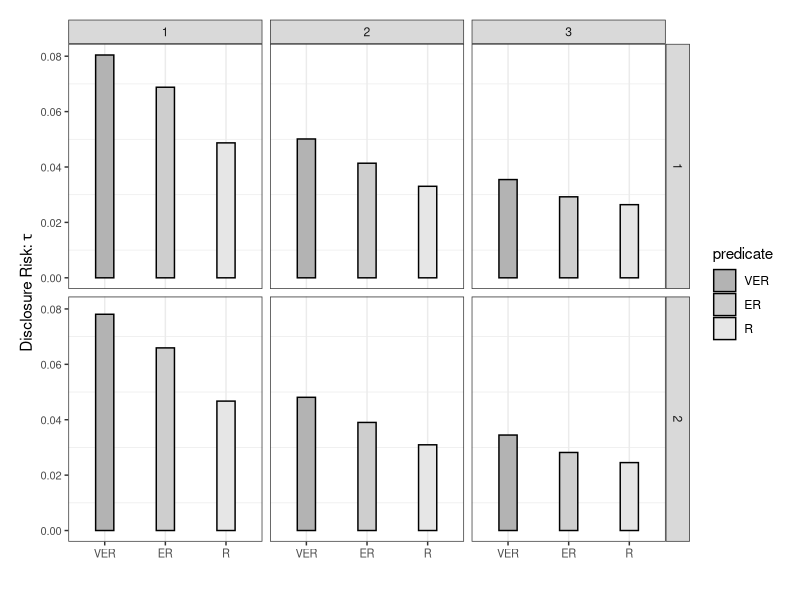
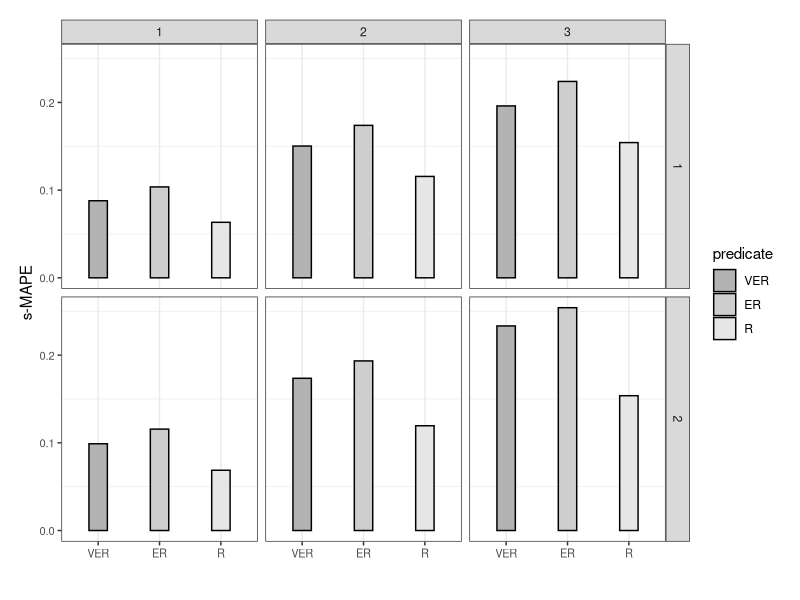
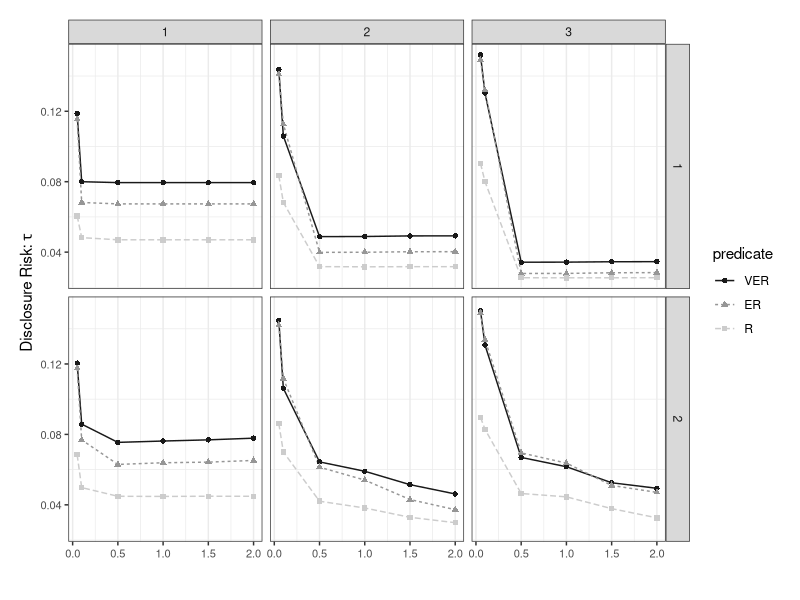
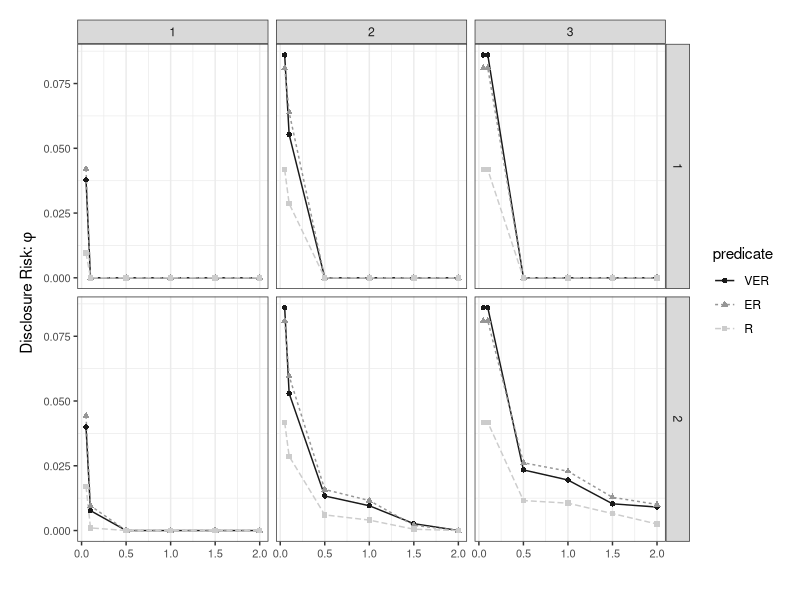
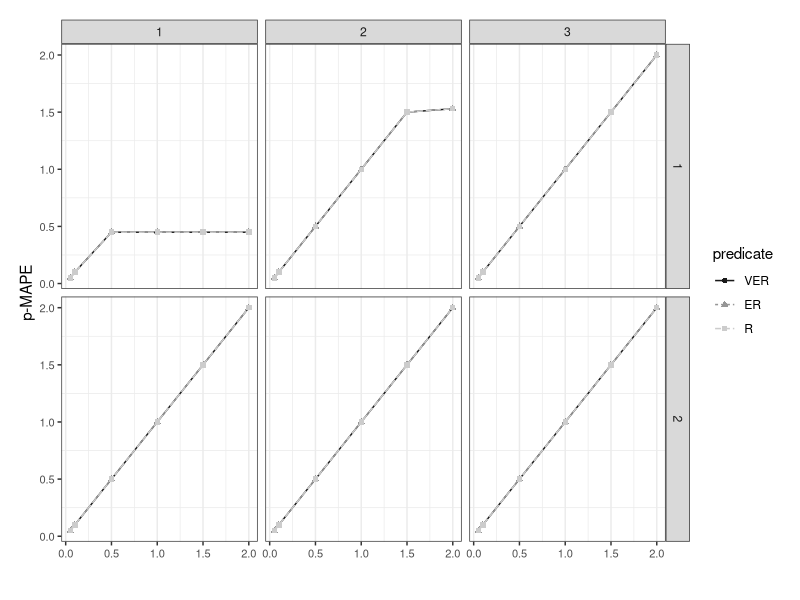
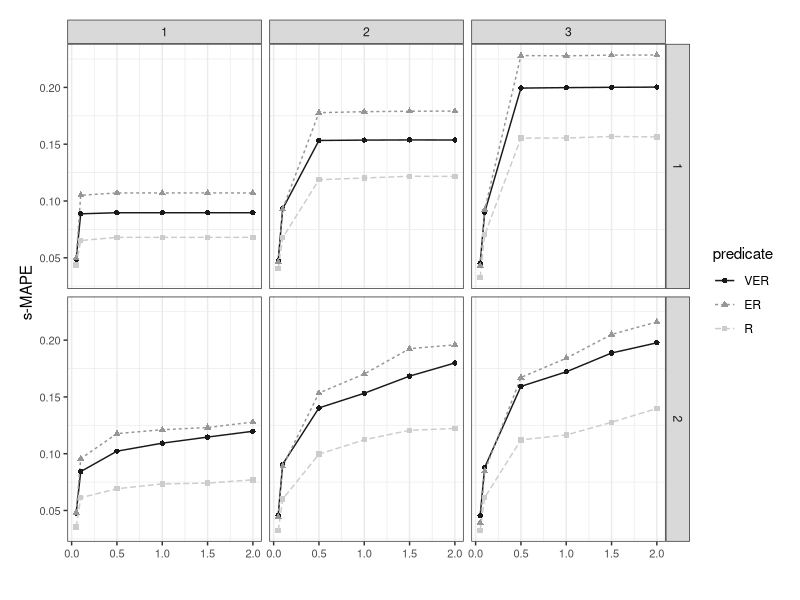

The R script that drew these images, in order:
library(ggplot2)
library(dplyr)

########------------- Read data -------------############

options(scipen=999)
scm.data <- readr::read_csv("set_coverage.csv",show_col_types = FALSE)
mcm.data <- readr::read_csv("max_coverage.csv",show_col_types = FALSE)


########------------- Set coverage -------------############

scm.data$predicate <- factor(scm.data$predicate, levels = c("VER", "ER", "R"))

g1 <- ggplot(data = scm.data, aes(x=predicate, y=risk_1, fill=predicate)) +
  geom_bar(stat = "identity", color = "black", width=0.3) +
  labs(y = expression("Disclosure Risk:" ~tau), x = "") +
  scale_fill_grey(start = 0.7, end = 0.9) +
  facet_grid(coverage ~ lambda) +
  theme_bw() + 
  theme(plot.margin = margin(0.5, 0.5, 0.5, 0.5, unit = "cm"),
        strip.placement = "outside",
        axis.text = element_text(size = 8),
        panel.grid.major.y = element_blank())
g1

g2 <- ggplot(data = scm.data, aes(x=predicate, y=smape, fill=predicate)) +
  geom_bar(stat = "identity", color = "black", width=0.3) + 
  labs(y = "s-MAPE", x = "") +
  scale_fill_grey(start = 0.7, end = 0.9) +
  facet_grid(coverage ~ lambda) +
  theme_bw() + 
  theme(plot.margin = margin(0.5, 0.5, 0.5, 0.5, unit = "cm"),
        strip.placement = "outside",
        axis.text = element_text(size = 8),
        panel.grid.major.y = element_blank())
g2

########------------- Max coverage -------------############

mcm.data$predicate <- factor(mcm.data$predicate, levels = c("VER", "ER", "R"))

f1 <- ggplot(data = mcm.data, aes(x=u, y=risk_1, fill=predicate)) +
  geom_line(aes(linetype=predicate, color=predicate)) +
  geom_point(aes(shape=predicate, color=predicate)) +
  labs(y = expression("Disclosure Risk:" ~tau), x = "") +
  facet_grid(coverage ~ lambda) +
  scale_colour_grey(start = 0.1, end = 0.8) +
  theme_bw() + 
  theme(plot.margin = margin(0.5, 0.5, 0.5, 0.5, unit = "cm"),
        strip.placement = "outside",
        axis.text = element_text(size = 8),
        panel.grid.major.y = element_blank())
f1 

f2 <- ggplot(data = mcm.data, aes(x=u, y=risk_2, fill=predicate)) +
  geom_line(aes(linetype=predicate, color=predicate)) +
  geom_point(aes(shape=predicate, color=predicate)) +
  labs(y = expression("Disclosure Risk:" ~phi), x = "") +
  facet_grid(coverage ~ lambda) +
  scale_colour_grey(start = 0.1, end = 0.8) +
  theme_bw() + 
  theme(plot.margin = margin(0.5, 0.5, 0.5, 0.5, unit = "cm"),
        strip.placement = "outside",
        axis.text = element_text(size = 8),
        panel.grid.major.y = element_blank())
f2

f3 <- ggplot(data = mcm.data, aes(x=u, y=p_mape, fill=predicate)) +
  geom_line(aes(linetype=predicate, color=predicate)) +
  geom_point(aes(shape=predicate, color=predicate)) +
  labs(y = "p-MAPE", x = "") +
  facet_grid(coverage ~ lambda) +
  scale_colour_grey(start = 0.1, end = 0.8) +
  theme_bw() + 
  theme(plot.margin = margin(0.5, 0.5, 0.5, 0.5, unit = "cm"),
        strip.placement = "outside",
        axis.text = element_text(size = 8),
        panel.grid.major.y = element_blank())
f3

f4 <- ggplot(data = mcm.data, aes(x=u, y=smape, fill=predicate)) +
  geom_line(aes(linetype=predicate, color=predicate)) +
  geom_point(aes(shape=predicate, color=predicate)) +
  labs(y = "s-MAPE", x = "") +
  facet_grid(coverage ~ lambda) +
  scale_colour_grey(start = 0.1, end = 0.8) +
  theme_bw() + 
  theme(plot.margin = margin(0.5, 0.5, 0.5, 0.5, unit = "cm"),
        strip.placement = "outside",
        axis.text = element_text(size = 8),
        panel.grid.major.y = element_blank())
f4
